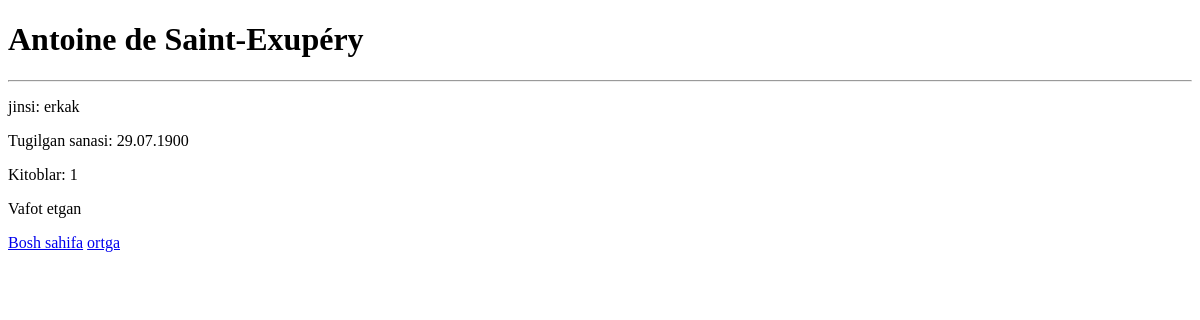
/muallif_details/5/, run on an earlier commit of the app's database.
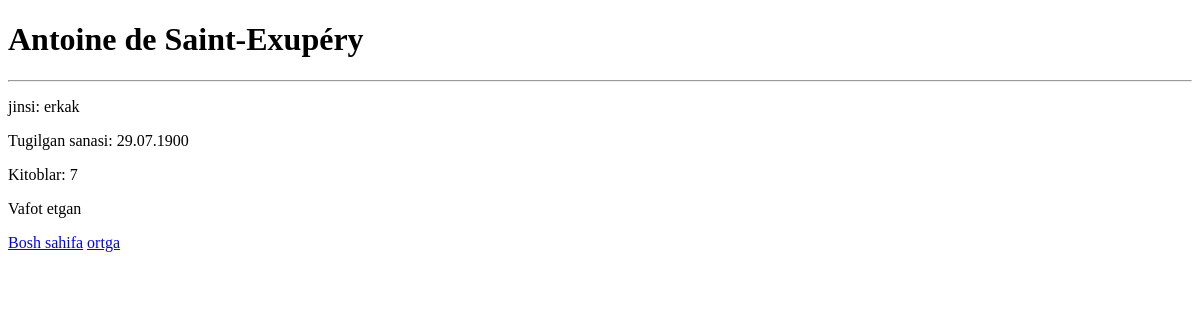
And on a later commit of the database.
### main/models.py (models this page shows, shortened)
class Muallif(models.Model):
    ism = models.CharField(max_length=255)
    jinsi = models.CharField(max_length=255, choices=(('erkak','erkak'),('ayol','ayol')))
    tugulgan_sana = models.DateField(null=True, blank=True)
    kitob_soni = models.PositiveSmallIntegerField(validators=[MinValueValidator(1)])
    tirik = models.BooleanField(default=False)

### main/views.py (the view)
# urls.py: path('muallif_details/<int:muallif_id>/', tanlangan_muallif_view),
def tanlangan_muallif_view(request, muallif_id):
    muallif = Muallif.objects.get(id=muallif_id)
    context={
        'muallif': muallif
    }
    return render(request,'tanlangan_mualliflar.html', context)

### templates/tanlangan_mualliflar.html (shortened to what this page needs)
<!DOCTYPE html>
<html lang="en">
<head>
</head>
<body>
<h1> {{muallif.ism}}</h1>
<hr>
    <p>jinsi: {{muallif.jinsi}}</p>
    <p>Tugilgan sanasi: {{muallif.tugulgan_sana | date:"d.m.Y"}}</p>
    <p>Kitoblar: {{muallif.kitob_soni}}</p>
    <p>{% if muallif.tirik == 'true' %} Tirik {%else%} Vafot etgan {%endif%} </p>
  <a href="/">Bosh sahifa</a>
<a href="/mualliflar">ortga</a>
</body>
</html>

What changed in the data, as far as the page shows it:
changed Muallif "Antoine de Saint‑Exupéry": kitob_soni "1" → "7"
